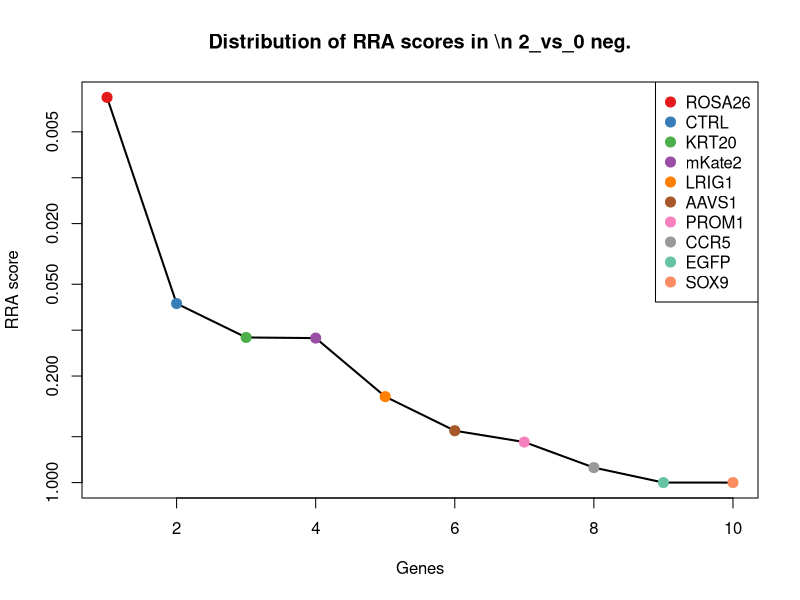
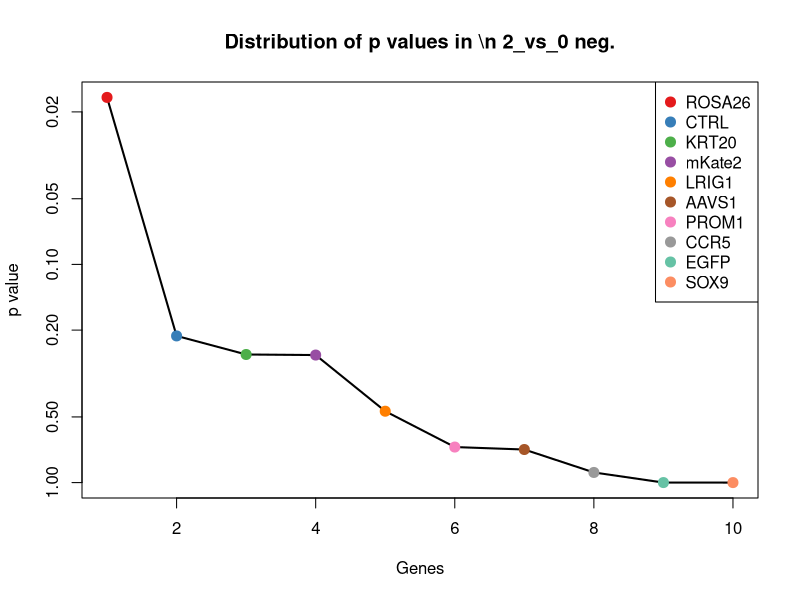
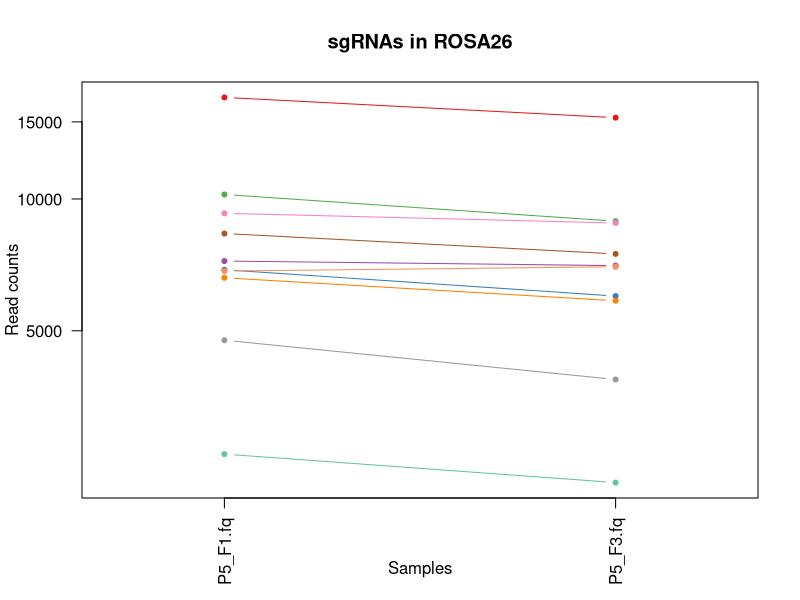
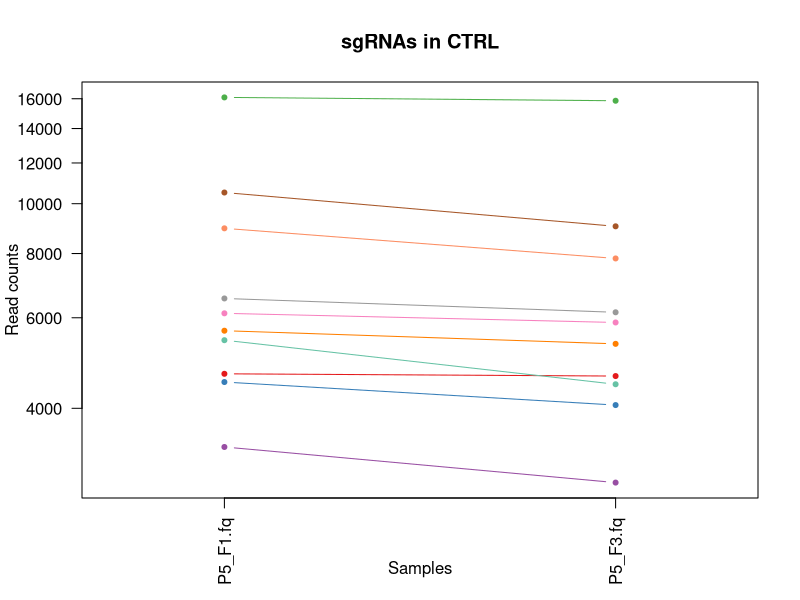
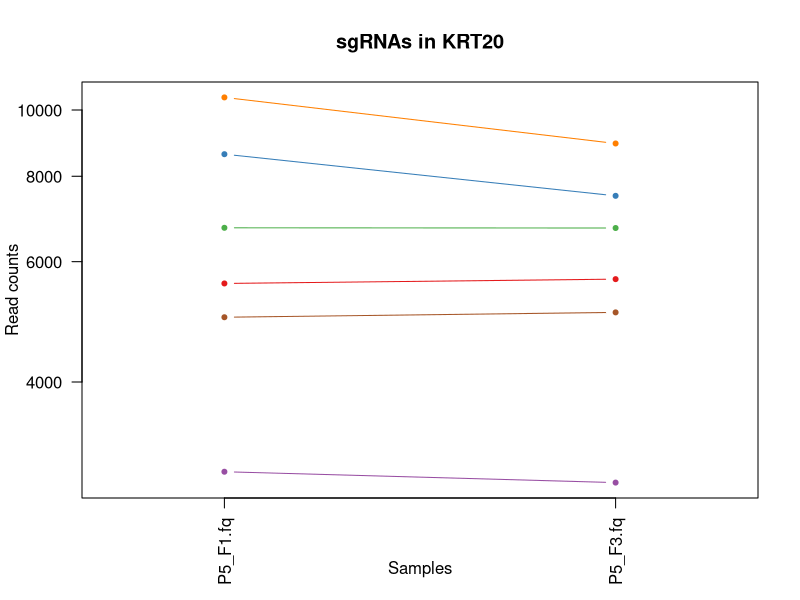
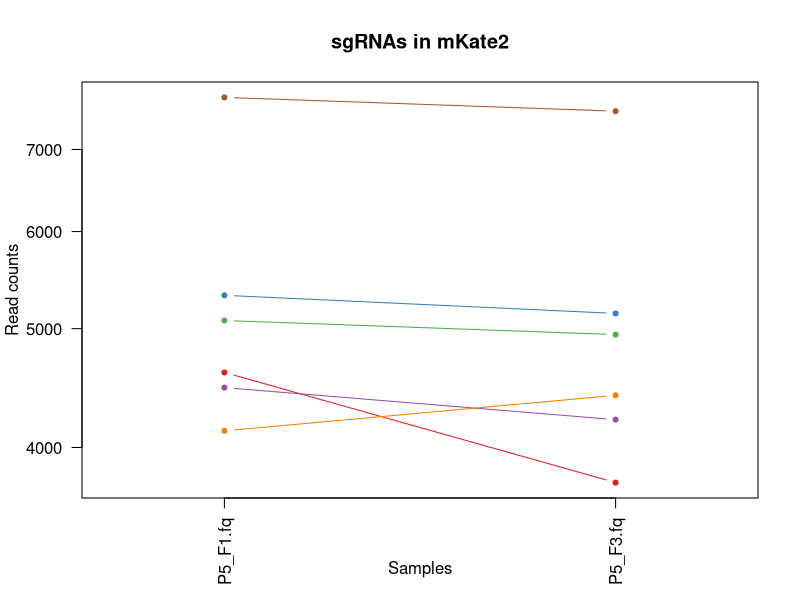
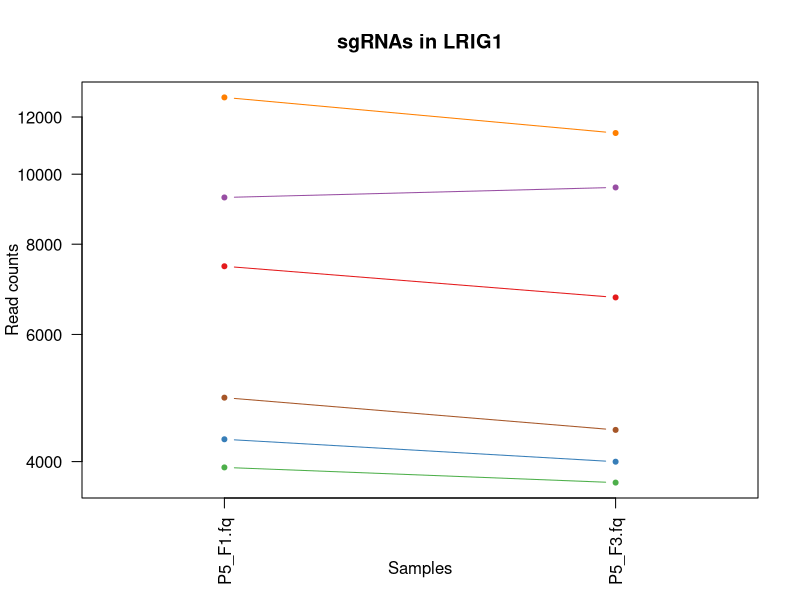
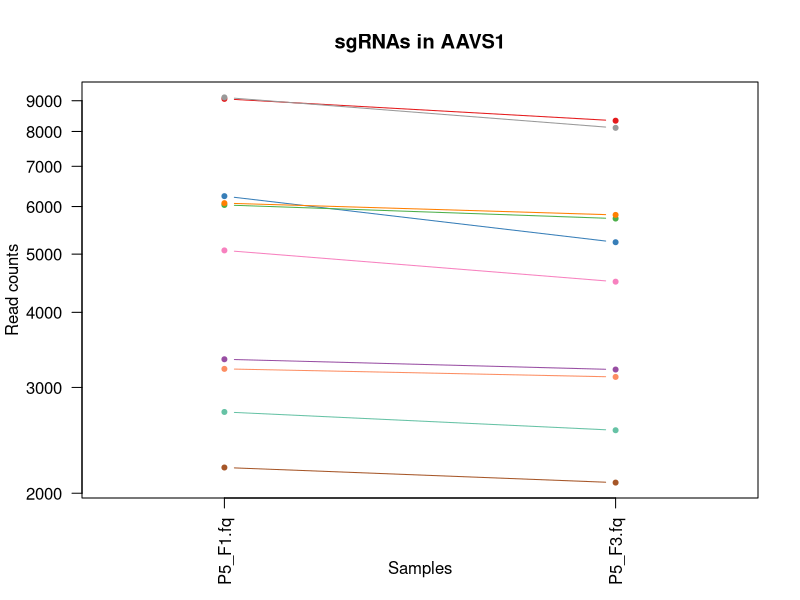

Write R code to recreate these figures, in order. (Note: this script raises an error after producing the figures.)
pdf(file='P5_02_day3.pdf',width=4.5,height=4.5);
gstable=read.table('P5_02_day3.gene_summary.txt',header=T)
# 
#
# parameters
# Do not modify the variables beginning with "__"

# gstablename='__GENE_SUMMARY_FILE__'
startindex=3
# outputfile='__OUTPUT_FILE__'
targetgenelist=c("ROSA26","CTRL","KRT20","mKate2","LRIG1","AAVS1","PROM1","CCR5","EGFP","SOX9")
# samplelabel=sub('.\\w+.\\w+$','',colnames(gstable)[startindex]);
samplelabel='2_vs_0 neg.'


# You need to write some codes in front of this code:
# gstable=read.table(gstablename,header=T)
# pdf(file=outputfile,width=6,height=6)


# set up color using RColorBrewer
#library(RColorBrewer)
#colors <- brewer.pal(length(targetgenelist), "Set1")

colors=c( "#E41A1C", "#377EB8", "#4DAF4A", "#984EA3", "#FF7F00",  "#A65628", "#F781BF",
          "#999999", "#66C2A5", "#FC8D62", "#8DA0CB", "#E78AC3", "#A6D854", "#FFD92F", "#E5C494", "#B3B3B3", 
          "#8DD3C7", "#FFFFB3", "#BEBADA", "#FB8072", "#80B1D3", "#FDB462", "#B3DE69", "#FCCDE5",
          "#D9D9D9", "#BC80BD", "#CCEBC5", "#FFED6F")

######
# function definition

plotrankedvalues<-function(val, tglist, ...){
  
  plot(val,log='y',ylim=c(max(val),min(val)),type='l',lwd=2, ...)
  if(length(tglist)>0){
    for(i in 1:length(tglist)){
      targetgene=tglist[i];
      tx=which(names(val)==targetgene);ty=val[targetgene];
      points(tx,ty,col=colors[(i %% length(colors)) ],cex=2,pch=20)
      # text(tx+50,ty,targetgene,col=colors[i])
    }
    legend('topright',tglist,pch=20,pt.cex = 2,cex=1,col=colors)
  }
}



plotrandvalues<-function(val,targetgenelist, ...){
  # choose the one with the best distance distribution
  
  mindiffvalue=0;
  randval=val;
  for(i in 1:20){
    randval0=sample(val)
    vindex=sort(which(names(randval0) %in% targetgenelist))
    if(max(vindex)>0.9*length(val)){
      # print('pass...')
      next;
    }
    mindiffind=min(diff(vindex));
    if (mindiffind > mindiffvalue){
      mindiffvalue=mindiffind;
      randval=randval0;
      # print(paste('Diff: ',mindiffvalue))
    }
  }
  plot(randval,log='y',ylim=c(max(randval),min(randval)),pch=20,col='grey', ...)
  
  if(length(targetgenelist)>0){
    for(i in 1:length(targetgenelist)){
      targetgene=targetgenelist[i];
      tx=which(names(randval)==targetgene);ty=randval[targetgene];
      points(tx,ty,col=colors[(i %% length(colors)) ],cex=2,pch=20)
      text(tx+50,ty,targetgene,col=colors[i])
    }
  }
  
}




# set.seed(1235)



pvec=gstable[,startindex]
names(pvec)=gstable[,'id']
pvec=sort(pvec);

plotrankedvalues(pvec,targetgenelist,xlab='Genes',ylab='RRA score',main=paste('Distribution of RRA scores in \\n',samplelabel))

# plotrandvalues(pvec,targetgenelist,xlab='Genes',ylab='RRA score',main=paste('Distribution of RRA scores in \\n',samplelabel))


pvec=gstable[,startindex+1]
names(pvec)=gstable[,'id']
pvec=sort(pvec);

plotrankedvalues(pvec,targetgenelist,xlab='Genes',ylab='p value',main=paste('Distribution of p values in \\n',samplelabel))

# plotrandvalues(pvec,targetgenelist,xlab='Genes',ylab='p value',main=paste('Distribution of p values in \\n',samplelabel))



# you need to write after this code:
# dev.off()






# parameters
# Do not modify the variables beginning with "__"
targetmat=list(c(17060.039739047188,15335.64845754878),c(6890.725754915607,5999.486617192187),c(10237.599666876267,8894.303031978077),c(7213.769561746232,7041.760429040188),c(6604.45116187058,5853.754820233573),c(8336.981497149196,7490.6143636727165),c(9273.720991210903,8811.527371305587),c(4756.360440408651,3868.3048184694276),c(2612.365093719752,2248.933090665318),c(6844.326508948064,7000.955525891776))
targetgene="ROSA26"
collabel=c("P5_F1.fq","P5_F3.fq")

# set up color using RColorBrewer
#library(RColorBrewer)
#colors <- brewer.pal(length(targetgenelist), "Set1")

colors=c( "#E41A1C", "#377EB8", "#4DAF4A", "#984EA3", "#FF7F00",  "#A65628", "#F781BF",
          "#999999", "#66C2A5", "#FC8D62", "#8DA0CB", "#E78AC3", "#A6D854", "#FFD92F", "#E5C494", "#B3B3B3", 
          "#8DD3C7", "#FFFFB3", "#BEBADA", "#FB8072", "#80B1D3", "#FDB462", "#B3DE69", "#FCCDE5",
          "#D9D9D9", "#BC80BD", "#CCEBC5", "#FFED6F")


## code

targetmatvec=unlist(targetmat)+1
yrange=range(targetmatvec[targetmatvec>0]);
# yrange[1]=1; # set the minimum value to 1
for(i in 1:length(targetmat)){
  vali=targetmat[[i]]+1;
  if(i==1){
    plot(1:length(vali),vali,type='b',las=1,pch=20,main=paste('sgRNAs in',targetgene),ylab='Read counts',xlab='Samples',xlim=c(0.7,length(vali)+0.3),ylim = yrange,col=colors[(i %% length(colors))],xaxt='n',log='y')
    axis(1,at=1:length(vali),labels=(collabel),las=2)
    # lines(0:100,rep(1,101),col='black');
  }else{
    lines(1:length(vali),vali,type='b',pch=20,col=colors[(i %% length(colors))])
  }
}




# parameters
# Do not modify the variables beginning with "__"
targetmat=list(c(4667.063778357909,4620.280890775872),c(4498.100486438367,4057.1732273277903),c(16094.410148439652,15855.619509097112),c(3362.6321464402035,2866.835909769838),c(5660.7080080401865,5337.281331812248),c(10511.617855326094,9035.371411434016),c(6119.447722889097,5873.574344619945),c(6540.542766481323,6147.550122902137),c(5425.209948318131,4453.563715055218),c(8954.179014264619,7824.048715114023))
targetgene="CTRL"
collabel=c("P5_F1.fq","P5_F3.fq")

# set up color using RColorBrewer
#library(RColorBrewer)
#colors <- brewer.pal(length(targetgenelist), "Set1")

colors=c( "#E41A1C", "#377EB8", "#4DAF4A", "#984EA3", "#FF7F00",  "#A65628", "#F781BF",
          "#999999", "#66C2A5", "#FC8D62", "#8DA0CB", "#E78AC3", "#A6D854", "#FFD92F", "#E5C494", "#B3B3B3", 
          "#8DD3C7", "#FFFFB3", "#BEBADA", "#FB8072", "#80B1D3", "#FDB462", "#B3DE69", "#FCCDE5",
          "#D9D9D9", "#BC80BD", "#CCEBC5", "#FFED6F")


## code

targetmatvec=unlist(targetmat)+1
yrange=range(targetmatvec[targetmatvec>0]);
# yrange[1]=1; # set the minimum value to 1
for(i in 1:length(targetmat)){
  vali=targetmat[[i]]+1;
  if(i==1){
    plot(1:length(vali),vali,type='b',las=1,pch=20,main=paste('sgRNAs in',targetgene),ylab='Read counts',xlab='Samples',xlim=c(0.7,length(vali)+0.3),ylim = yrange,col=colors[(i %% length(colors))],xaxt='n',log='y')
    axis(1,at=1:length(vali),labels=(collabel),las=2)
    # lines(0:100,rep(1,101),col='black');
  }else{
    lines(1:length(vali),vali,type='b',pch=20,col=colors[(i %% length(colors))])
  }
}




# parameters
# Do not modify the variables beginning with "__"
targetmat=list(c(5574.037718402702,5655.559576369859),c(8616.252430425537,7488.282654921379),c(6723.513377938236,6718.818766979901),c(2955.5444223853497,2849.3480941348043),c(10432.82668292838,8932.776226375152),c(4974.349350708992,5056.310427276042))
targetgene="KRT20"
collabel=c("P5_F1.fq","P5_F3.fq")

# set up color using RColorBrewer
#library(RColorBrewer)
#colors <- brewer.pal(length(targetgenelist), "Set1")

colors=c( "#E41A1C", "#377EB8", "#4DAF4A", "#984EA3", "#FF7F00",  "#A65628", "#F781BF",
          "#999999", "#66C2A5", "#FC8D62", "#8DA0CB", "#E78AC3", "#A6D854", "#FFD92F", "#E5C494", "#B3B3B3", 
          "#8DD3C7", "#FFFFB3", "#BEBADA", "#FB8072", "#80B1D3", "#FDB462", "#B3DE69", "#FCCDE5",
          "#D9D9D9", "#BC80BD", "#CCEBC5", "#FFED6F")


## code

targetmatvec=unlist(targetmat)+1
yrange=range(targetmatvec[targetmatvec>0]);
# yrange[1]=1; # set the minimum value to 1
for(i in 1:length(targetmat)){
  vali=targetmat[[i]]+1;
  if(i==1){
    plot(1:length(vali),vali,type='b',las=1,pch=20,main=paste('sgRNAs in',targetgene),ylab='Read counts',xlab='Samples',xlim=c(0.7,length(vali)+0.3),ylim = yrange,col=colors[(i %% length(colors))],xaxt='n',log='y')
    axis(1,at=1:length(vali),labels=(collabel),las=2)
    # lines(0:100,rep(1,101),col='black');
  }else{
    lines(1:length(vali),vali,type='b',pch=20,col=colors[(i %% length(colors))])
  }
}




# parameters
# Do not modify the variables beginning with "__"
targetmat=list(c(4604.030840439737,3743.5584002728547),c(5321.905966730018,5143.74950545121),c(5075.902417354934,4943.222552836159),c(4474.4631347190525,4213.397713667424),c(4126.031061226941,4410.427103155469),c(7718.0330650916,7520.926577440108))
targetgene="mKate2"
collabel=c("P5_F1.fq","P5_F3.fq")

# set up color using RColorBrewer
#library(RColorBrewer)
#colors <- brewer.pal(length(targetgenelist), "Set1")

colors=c( "#E41A1C", "#377EB8", "#4DAF4A", "#984EA3", "#FF7F00",  "#A65628", "#F781BF",
          "#999999", "#66C2A5", "#FC8D62", "#8DA0CB", "#E78AC3", "#A6D854", "#FFD92F", "#E5C494", "#B3B3B3", 
          "#8DD3C7", "#FFFFB3", "#BEBADA", "#FB8072", "#80B1D3", "#FDB462", "#B3DE69", "#FCCDE5",
          "#D9D9D9", "#BC80BD", "#CCEBC5", "#FFED6F")


## code

targetmatvec=unlist(targetmat)+1
yrange=range(targetmatvec[targetmatvec>0]);
# yrange[1]=1; # set the minimum value to 1
for(i in 1:length(targetmat)){
  vali=targetmat[[i]]+1;
  if(i==1){
    plot(1:length(vali),vali,type='b',las=1,pch=20,main=paste('sgRNAs in',targetgene),ylab='Read counts',xlab='Samples',xlim=c(0.7,length(vali)+0.3),ylim = yrange,col=colors[(i %% length(colors))],xaxt='n',log='y')
    axis(1,at=1:length(vali),labels=(collabel),las=2)
    # lines(0:100,rep(1,101),col='black');
  }else{
    lines(1:length(vali),vali,type='b',pch=20,col=colors[(i %% length(colors))])
  }
}




# parameters
# Do not modify the variables beginning with "__"
targetmat=list(c(7455.395823765888,6750.296835122961),c(4294.118895675397,3997.714654168676),c(3925.551300348314,3740.060837145848),c(9284.226480863932,9585.654676749738),c(12772.924503140477,11402.055794041893),c(4903.43729555105,4424.417355663495))
targetgene="LRIG1"
collabel=c("P5_F1.fq","P5_F3.fq")

# set up color using RColorBrewer
#library(RColorBrewer)
#colors <- brewer.pal(length(targetgenelist), "Set1")

colors=c( "#E41A1C", "#377EB8", "#4DAF4A", "#984EA3", "#FF7F00",  "#A65628", "#F781BF",
          "#999999", "#66C2A5", "#FC8D62", "#8DA0CB", "#E78AC3", "#A6D854", "#FFD92F", "#E5C494", "#B3B3B3", 
          "#8DD3C7", "#FFFFB3", "#BEBADA", "#FB8072", "#80B1D3", "#FDB462", "#B3DE69", "#FCCDE5",
          "#D9D9D9", "#BC80BD", "#CCEBC5", "#FFED6F")


## code

targetmatvec=unlist(targetmat)+1
yrange=range(targetmatvec[targetmatvec>0]);
# yrange[1]=1; # set the minimum value to 1
for(i in 1:length(targetmat)){
  vali=targetmat[[i]]+1;
  if(i==1){
    plot(1:length(vali),vali,type='b',las=1,pch=20,main=paste('sgRNAs in',targetgene),ylab='Read counts',xlab='Samples',xlim=c(0.7,length(vali)+0.3),ylim = yrange,col=colors[(i %% length(colors))],xaxt='n',log='y')
    axis(1,at=1:length(vali),labels=(collabel),las=2)
    # lines(0:100,rep(1,101),col='black');
  }else{
    lines(1:length(vali),vali,type='b',pch=20,col=colors[(i %% length(colors))])
  }
}




# parameters
# Do not modify the variables beginning with "__"
targetmat=list(c(9062.735740679247,8335.858786032673),c(6242.887226312182,5232.354438002047),c(6035.40380566487,5729.008402037),c(3340.745709663061,3211.928804967834),c(6077.4257642769835,5809.452353958155),c(2206.152827135984,2082.2159149446647),c(5070.64967252842,4497.866181330636),c(9114.387731473304,8110.848891528574),c(2729.676394845237,2545.06010208522),c(3219.9325786532336,3122.1580180413284))
targetgene="AAVS1"
collabel=c("P5_F1.fq","P5_F3.fq")

# set up color using RColorBrewer
#library(RColorBrewer)
#colors <- brewer.pal(length(targetgenelist), "Set1")

colors=c( "#E41A1C", "#377EB8", "#4DAF4A", "#984EA3", "#FF7F00",  "#A65628", "#F781BF",
          "#999999", "#66C2A5", "#FC8D62", "#8DA0CB", "#E78AC3", "#A6D854", "#FFD92F", "#E5C494", "#B3B3B3", 
          "#8DD3C7", "#FFFFB3", "#BEBADA", "#FB8072", "#80B1D3", "#FDB462", "#B3DE69", "#FCCDE5",
          "#D9D9D9", "#BC80BD", "#CCEBC5", "#FFED6F")


## code

targetmatvec=unlist(targetmat)+1
yrange=range(targetmatvec[targetmatvec>0]);
# yrange[1]=1; # set the minimum value to 1
for(i in 1:length(targetmat)){
  vali=targetmat[[i]]+1;
  if(i==1){
    plot(1:length(vali),vali,type='b',las=1,pch=20,main=paste('sgRNAs in',targetgene),ylab='Read counts',xlab='Samples',xlim=c(0.7,length(vali)+0.3),ylim = yrange,col=colors[(i %% length(colors))],xaxt='n',log='y')
    axis(1,at=1:length(vali),labels=(collabel),las=2)
    # lines(0:100,rep(1,101),col='black');
  }else{
    lines(1:length(vali),vali,type='b',pch=20,col=colors[(i %% length(colors))])
  }
}




# parameters
# Do not modify the variables beginning with "__"
targetmat=list(c(6228.879906774811,6245.481890458325),c(8615.376972954451,8186.629425947052),c(6825.0664445841785,6320.096570501136),c(9967.083308310783,8782.381011913863),c(6106.315860822812,5980.832947181484),c(14791.729431464119,13569.379078410388))
targetgene="PROM1"
collabel=c("P5_F1.fq","P5_F3.fq")

# set up color using RColorBrewer
#library(RColorBrewer)
#colors <- brewer.pal(length(targetgenelist), "Set1")

colors=c( "#E41A1C", "#377EB8", "#4DAF4A", "#984EA3", "#FF7F00",  "#A65628", "#F781BF",
          "#999999", "#66C2A5", "#FC8D62", "#8DA0CB", "#E78AC3", "#A6D854", "#FFD92F", "#E5C494", "#B3B3B3", 
          "#8DD3C7", "#FFFFB3", "#BEBADA", "#FB8072", "#80B1D3", "#FDB462", "#B3DE69", "#FCCDE5",
          "#D9D9D9", "#BC80BD", "#CCEBC5", "#FFED6F")


## code

targetmatvec=unlist(targetmat)+1
yrange=range(targetmatvec[targetmatvec>0]);
# yrange[1]=1; # set the minimum value to 1
for(i in 1:length(targetmat)){
  vali=targetmat[[i]]+1;
  if(i==1){
    plot(1:length(vali),vali,type='b',las=1,pch=20,main=paste('sgRNAs in',targetgene),ylab='Read counts',xlab='Samples',xlim=c(0.7,length(vali)+0.3),ylim = yrange,col=colors[(i %% length(colors))],xaxt='n',log='y')
    axis(1,at=1:length(vali),labels=(collabel),las=2)
    # lines(0:100,rep(1,101),col='black');
  }else{
    lines(1:length(vali),vali,type='b',pch=20,col=colors[(i %% length(colors))])
  }
}




# parameters
# Do not modify the variables beginning with "__"
targetmat=list(c(5191.4628035382475,4823.139552142261),c(7902.754591490684,7330.892314206077),c(4386.041930139396,4067.6659167088105),c(3942.1849922989422,3791.3584296752797),c(5006.741277139163,4458.227132557894),c(5879.572375811614,5143.74950545121),c(11467.617413751686,11295.963045856022),c(7472.904973187602,7455.638732402649),c(3634.0239624767732,3307.5288637726844),c(6069.546647037212,5573.949770073036))
targetgene="CCR5"
collabel=c("P5_F1.fq","P5_F3.fq")

# set up color using RColorBrewer
#library(RColorBrewer)
#colors <- brewer.pal(length(targetgenelist), "Set1")

colors=c( "#E41A1C", "#377EB8", "#4DAF4A", "#984EA3", "#FF7F00",  "#A65628", "#F781BF",
          "#999999", "#66C2A5", "#FC8D62", "#8DA0CB", "#E78AC3", "#A6D854", "#FFD92F", "#E5C494", "#B3B3B3", 
          "#8DD3C7", "#FFFFB3", "#BEBADA", "#FB8072", "#80B1D3", "#FDB462", "#B3DE69", "#FCCDE5",
          "#D9D9D9", "#BC80BD", "#CCEBC5", "#FFED6F")


## code

targetmatvec=unlist(targetmat)+1
yrange=range(targetmatvec[targetmatvec>0]);
# yrange[1]=1; # set the minimum value to 1
for(i in 1:length(targetmat)){
  vali=targetmat[[i]]+1;
  if(i==1){
    plot(1:length(vali),vali,type='b',las=1,pch=20,main=paste('sgRNAs in',targetgene),ylab='Read counts',xlab='Samples',xlim=c(0.7,length(vali)+0.3),ylim = yrange,col=colors[(i %% length(colors))],xaxt='n',log='y')
    axis(1,at=1:length(vali),labels=(collabel),las=2)
    # lines(0:100,rep(1,101),col='black');
  }else{
    lines(1:length(vali),vali,type='b',pch=20,col=colors[(i %% length(colors))])
  }
}




# parameters
# Do not modify the variables beginning with "__"
targetmat=list(c(4230.21050028614,12853.54449174968),c(6693.747823921322,12000.139088760041),c(3949.188652067628,5691.701062015595),c(4688.950215135051,6522.955231867525),c(6168.473341269897,11151.397103273079),c(8940.171694727249,8910.624993237443))
targetgene="EGFP"
collabel=c("P5_F1.fq","P5_F3.fq")

# set up color using RColorBrewer
#library(RColorBrewer)
#colors <- brewer.pal(length(targetgenelist), "Set1")

colors=c( "#E41A1C", "#377EB8", "#4DAF4A", "#984EA3", "#FF7F00",  "#A65628", "#F781BF",
          "#999999", "#66C2A5", "#FC8D62", "#8DA0CB", "#E78AC3", "#A6D854", "#FFD92F", "#E5C494", "#B3B3B3", 
          "#8DD3C7", "#FFFFB3", "#BEBADA", "#FB8072", "#80B1D3", "#FDB462", "#B3DE69", "#FCCDE5",
          "#D9D9D9", "#BC80BD", "#CCEBC5", "#FFED6F")


## code

targetmatvec=unlist(targetmat)+1
yrange=range(targetmatvec[targetmatvec>0]);
# yrange[1]=1; # set the minimum value to 1
for(i in 1:length(targetmat)){
  vali=targetmat[[i]]+1;
  if(i==1){
    plot(1:length(vali),vali,type='b',las=1,pch=20,main=paste('sgRNAs in',targetgene),ylab='Read counts',xlab='Samples',xlim=c(0.7,length(vali)+0.3),ylim = yrange,col=colors[(i %% length(colors))],xaxt='n',log='y')
    axis(1,at=1:length(vali),labels=(collabel),las=2)
    # lines(0:100,rep(1,101),col='black');
  }else{
    lines(1:length(vali),vali,type='b',pch=20,col=colors[(i %% length(colors))])
  }
}




# parameters
# Do not modify the variables beginning with "__"
targetmat=list(c(4693.32750249048,6475.1552024651),c(3726.822454411858,5702.193751396616),c(4540.997902521566,6250.145307961001),c(2445.152716742382,3213.094659343503),c(5806.033948240414,6990.462836510756),c(8278.325846586453,9681.254735554588))
targetgene="SOX9"
collabel=c("P5_F1.fq","P5_F3.fq")

# set up color using RColorBrewer
#library(RColorBrewer)
#colors <- brewer.pal(length(targetgenelist), "Set1")

colors=c( "#E41A1C", "#377EB8", "#4DAF4A", "#984EA3", "#FF7F00",  "#A65628", "#F781BF",
          "#999999", "#66C2A5", "#FC8D62", "#8DA0CB", "#E78AC3", "#A6D854", "#FFD92F", "#E5C494", "#B3B3B3", 
          "#8DD3C7", "#FFFFB3", "#BEBADA", "#FB8072", "#80B1D3", "#FDB462", "#B3DE69", "#FCCDE5",
          "#D9D9D9", "#BC80BD", "#CCEBC5", "#FFED6F")


## code

targetmatvec=unlist(targetmat)+1
yrange=range(targetmatvec[targetmatvec>0]);
# yrange[1]=1; # set the minimum value to 1
for(i in 1:length(targetmat)){
  vali=targetmat[[i]]+1;
  if(i==1){
    plot(1:length(vali),vali,type='b',las=1,pch=20,main=paste('sgRNAs in',targetgene),ylab='Read counts',xlab='Samples',xlim=c(0.7,length(vali)+0.3),ylim = yrange,col=colors[(i %% length(colors))],xaxt='n',log='y')
    axis(1,at=1:length(vali),labels=(collabel),las=2)
    # lines(0:100,rep(1,101),col='black');
  }else{
    lines(1:length(vali),vali,type='b',pch=20,col=colors[(i %% length(colors))])
  }
}



# 
#
# parameters
# Do not modify the variables beginning with "__"

# gstablename='__GENE_SUMMARY_FILE__'
startindex=9
# outputfile='__OUTPUT_FILE__'
targetgenelist=c("SOX9","EGFP","mKate2","LRIG1","KRT20","PROM1","ROSA26","CCR5","CTRL","AAVS1")
# samplelabel=sub('.\\w+.\\w+$','',colnames(gstable)[startindex]);
samplelabel='2_vs_0 pos.'


# You need to write some codes in front of this code:
# gstable=read.table(gstablename,header=T)
# pdf(file=outputfile,width=6,height=6)


# set up color using RColorBrewer
#library(RColorBrewer)
#colors <- brewer.pal(length(targetgenelist), "Set1")

colors=c( "#E41A1C", "#377EB8", "#4DAF4A", "#984EA3", "#FF7F00",  "#A65628", "#F781BF",
          "#999999", "#66C2A5", "#FC8D62", "#8DA0CB", "#E78AC3", "#A6D854", "#FFD92F", "#E5C494", "#B3B3B3", 
          "#8DD3C7", "#FFFFB3", "#BEBADA", "#FB8072", "#80B1D3", "#FDB462", "#B3DE69", "#FCCDE5",
          "#D9D9D9", "#BC80BD", "#CCEBC5", "#FFED6F")

######
# function definition

plotrankedvalues<-function(val, tglist, ...){
  
  plot(val,log='y',ylim=c(max(val),min(val)),type='l',lwd=2, ...)
  if(length(tglist)>0){
    for(i in 1:length(tglist)){
      targetgene=tglist[i];
      tx=which(names(val)==targetgene);ty=val[targetgene];
      points(tx,ty,col=colors[(i %% length(colors)) ],cex=2,pch=20)
      # text(tx+50,ty,targetgene,col=colors[i])
    }
    legend('topright',tglist,pch=20,pt.cex = 2,cex=1,col=colors)
  }
}



plotrandvalues<-function(val,targetgenelist, ...){
  # choose the one with the best distance distribution
  
  mindiffvalue=0;
  randval=val;
  for(i in 1:20){
    randval0=sample(val)
    vindex=sort(which(names(randval0) %in% targetgenelist))
    if(max(vindex)>0.9*length(val)){
      # print('pass...')
      next;
    }
    mindiffind=min(diff(vindex));
    if (mindiffind > mindiffvalue){
      mindiffvalue=mindiffind;
      randval=randval0;
      # print(paste('Diff: ',mindiffvalue))
    }
  }
  plot(randval,log='y',ylim=c(max(randval),min(randval)),pch=20,col='grey', ...)
  
  if(length(targetgenelist)>0){
    for(i in 1:length(targetgenelist)){
      targetgene=targetgenelist[i];
      tx=which(names(randval)==targetgene);ty=randval[targetgene];
      points(tx,ty,col=colors[(i %% length(colors)) ],cex=2,pch=20)
      text(tx+50,ty,targetgene,col=colors[i])
    }
  }
  
}




# set.seed(1235)



pvec=gstable[,startindex]
names(pvec)=gstable[,'id']
pvec=sort(pvec);

plotrankedvalues(pvec,targetgenelist,xlab='Genes',ylab='RRA score',main=paste('Distribution of RRA scores in \\n',samplelabel))

# plotrandvalues(pvec,targetgenelist,xlab='Genes',ylab='RRA score',main=paste('Distribution of RRA scores in \\n',samplelabel))


pvec=gstable[,startindex+1]
names(pvec)=gstable[,'id']
pvec=sort(pvec);

plotrankedvalues(pvec,targetgenelist,xlab='Genes',ylab='p value',main=paste('Distribution of p values in \\n',samplelabel))

# plotrandvalues(pvec,targetgenelist,xlab='Genes',ylab='p value',main=paste('Distribution of p values in \\n',samplelabel))



# you need to write after this code:
# dev.off()






# parameters
# Do not modify the variables beginning with "__"
targetmat=list(c(4693.32750249048,6475.1552024651),c(3726.822454411858,5702.193751396616),c(4540.997902521566,6250.145307961001),c(2445.152716742382,3213.094659343503),c(5806.033948240414,6990.462836510756),c(8278.325846586453,9681.254735554588))
targetgene="SOX9"
collabel=c("P5_F1.fq","P5_F3.fq")

# set up color using RColorBrewer
#library(RColorBrewer)
#colors <- brewer.pal(length(targetgenelist), "Set1")

colors=c( "#E41A1C", "#377EB8", "#4DAF4A", "#984EA3", "#FF7F00",  "#A65628", "#F781BF",
          "#999999", "#66C2A5", "#FC8D62", "#8DA0CB", "#E78AC3", "#A6D854", "#FFD92F", "#E5C494", "#B3B3B3", 
          "#8DD3C7", "#FFFFB3", "#BEBADA", "#FB8072", "#80B1D3", "#FDB462", "#B3DE69", "#FCCDE5",
          "#D9D9D9", "#BC80BD", "#CCEBC5", "#FFED6F")


## code

targetmatvec=unlist(targetmat)+1
yrange=range(targetmatvec[targetmatvec>0]);
# yrange[1]=1; # set the minimum value to 1
for(i in 1:length(targetmat)){
  vali=targetmat[[i]]+1;
  if(i==1){
    plot(1:length(vali),vali,type='b',las=1,pch=20,main=paste('sgRNAs in',targetgene),ylab='Read counts',xlab='Samples',xlim=c(0.7,length(vali)+0.3),ylim = yrange,col=colors[(i %% length(colors))],xaxt='n',log='y')
    axis(1,at=1:length(vali),labels=(collabel),las=2)
    # lines(0:100,rep(1,101),col='black');
  }else{
    lines(1:length(vali),vali,type='b',pch=20,col=colors[(i %% length(colors))])
  }
}




# parameters
# Do not modify the variables beginning with "__"
targetmat=list(c(4230.21050028614,12853.54449174968),c(6693.747823921322,12000.139088760041),c(3949.188652067628,5691.701062015595),c(4688.950215135051,6522.955231867525),c(6168.473341269897,11151.397103273079),c(8940.171694727249,8910.624993237443))
targetgene="EGFP"
collabel=c("P5_F1.fq","P5_F3.fq")

# set up color using RColorBrewer
#library(RColorBrewer)
#colors <- brewer.pal(length(targetgenelist), "Set1")

colors=c( "#E41A1C", "#377EB8", "#4DAF4A", "#984EA3", "#FF7F00",  "#A65628", "#F781BF",
          "#999999", "#66C2A5", "#FC8D62", "#8DA0CB", "#E78AC3", "#A6D854", "#FFD92F", "#E5C494", "#B3B3B3", 
          "#8DD3C7", "#FFFFB3", "#BEBADA", "#FB8072", "#80B1D3", "#FDB462", "#B3DE69", "#FCCDE5",
          "#D9D9D9", "#BC80BD", "#CCEBC5", "#FFED6F")


## code

targetmatvec=unlist(targetmat)+1
yrange=range(targetmatvec[targetmatvec>0]);
# yrange[1]=1; # set the minimum value to 1
for(i in 1:length(targetmat)){
  vali=targetmat[[i]]+1;
  if(i==1){
    plot(1:length(vali),vali,type='b',las=1,pch=20,main=paste('sgRNAs in',targetgene),ylab='Read counts',xlab='Samples',xlim=c(0.7,length(vali)+0.3),ylim = yrange,col=colors[(i %% length(colors))],xaxt='n',log='y')
    axis(1,at=1:length(vali),labels=(collabel),las=2)
    # lines(0:100,rep(1,101),col='black');
  }else{
    lines(1:length(vali),vali,type='b',pch=20,col=colors[(i %% length(colors))])
  }
}




# parameters
# Do not modify the variables beginning with "__"
targetmat=list(c(4604.030840439737,3743.5584002728547),c(5321.905966730018,5143.74950545121),c(5075.902417354934,4943.222552836159),c(4474.4631347190525,4213.397713667424),c(4126.031061226941,4410.427103155469),c(7718.0330650916,7520.926577440108))
targetgene="mKate2"
collabel=c("P5_F1.fq","P5_F3.fq")

# set up color using RColorBrewer
#library(RColorBrewer)
#colors <- brewer.pal(length(targetgenelist), "Set1")

colors=c( "#E41A1C", "#377EB8", "#4DAF4A", "#984EA3", "#FF7F00",  "#A65628", "#F781BF",
          "#999999", "#66C2A5", "#FC8D62", "#8DA0CB", "#E78AC3", "#A6D854", "#FFD92F", "#E5C494", "#B3B3B3", 
          "#8DD3C7", "#FFFFB3", "#BEBADA", "#FB8072", "#80B1D3", "#FDB462", "#B3DE69", "#FCCDE5",
          "#D9D9D9", "#BC80BD", "#CCEBC5", "#FFED6F")


## code

targetmatvec=unlist(targetmat)+1
yrange=range(targetmatvec[targetmatvec>0]);
# yrange[1]=1; # set the minimum value to 1
for(i in 1:length(targetmat)){
  vali=targetmat[[i]]+1;
  if(i==1){
    plot(1:length(vali),vali,type='b',las=1,pch=20,main=paste('sgRNAs in',targetgene),ylab='Read counts',xlab='Samples',xlim=c(0.7,length(vali)+0.3),ylim = yrange,col=colors[(i %% length(colors))],xaxt='n',log='y')
    axis(1,at=1:length(vali),labels=(collabel),las=2)
    # lines(0:100,rep(1,101),col='black');
  }else{
    lines(1:length(vali),vali,type='b',pch=20,col=colors[(i %% length(colors))])
  }
}




# parameters
# Do not modify the variables beginning with "__"
targetmat=list(c(7455.395823765888,6750.296835122961),c(4294.118895675397,3997.714654168676),c(3925.551300348314,3740.060837145848),c(9284.226480863932,9585.654676749738),c(12772.924503140477,11402.055794041893),c(4903.43729555105,4424.417355663495))
targetgene="LRIG1"
collabel=c("P5_F1.fq","P5_F3.fq")

# set up color using RColorBrewer
#library(RColorBrewer)
#colors <- brewer.pal(length(targetgenelist), "Set1")

colors=c( "#E41A1C", "#377EB8", "#4DAF4A", "#984EA3", "#FF7F00",  "#A65628", "#F781BF",
          "#999999", "#66C2A5", "#FC8D62", "#8DA0CB", "#E78AC3", "#A6D854", "#FFD92F", "#E5C494", "#B3B3B3", 
          "#8DD3C7", "#FFFFB3", "#BEBADA", "#FB8072", "#80B1D3", "#FDB462", "#B3DE69", "#FCCDE5",
          "#D9D9D9", "#BC80BD", "#CCEBC5", "#FFED6F")


## code

targetmatvec=unlist(targetmat)+1
yrange=range(targetmatvec[targetmatvec>0]);
# yrange[1]=1; # set the minimum value to 1
for(i in 1:length(targetmat)){
  vali=targetmat[[i]]+1;
  if(i==1){
    plot(1:length(vali),vali,type='b',las=1,pch=20,main=paste('sgRNAs in',targetgene),ylab='Read counts',xlab='Samples',xlim=c(0.7,length(vali)+0.3),ylim = yrange,col=colors[(i %% length(colors))],xaxt='n',log='y')
    axis(1,at=1:length(vali),labels=(collabel),las=2)
    # lines(0:100,rep(1,101),col='black');
  }else{
    lines(1:length(vali),vali,type='b',pch=20,col=colors[(i %% length(colors))])
  }
}




# parameters
# Do not modify the variables beginning with "__"
targetmat=list(c(5574.037718402702,5655.559576369859),c(8616.252430425537,7488.282654921379),c(6723.513377938236,6718.818766979901),c(2955.5444223853497,2849.3480941348043),c(10432.82668292838,8932.776226375152),c(4974.349350708992,5056.310427276042))
targetgene="KRT20"
collabel=c("P5_F1.fq","P5_F3.fq")

# set up color using RColorBrewer
#library(RColorBrewer)
#colors <- brewer.pal(length(targetgenelist), "Set1")

colors=c( "#E41A1C", "#377EB8", "#4DAF4A", "#984EA3", "#FF7F00",  "#A65628", "#F781BF",
          "#999999", "#66C2A5", "#FC8D62", "#8DA0CB", "#E78AC3", "#A6D854", "#FFD92F", "#E5C494", "#B3B3B3", 
          "#8DD3C7", "#FFFFB3", "#BEBADA", "#FB8072", "#80B1D3", "#FDB462", "#B3DE69", "#FCCDE5",
          "#D9D9D9", "#BC80BD", "#CCEBC5", "#FFED6F")


## code

targetmatvec=unlist(targetmat)+1
yrange=range(targetmatvec[targetmatvec>0]);
# yrange[1]=1; # set the minimum value to 1
for(i in 1:length(targetmat)){
  vali=targetmat[[i]]+1;
  if(i==1){
    plot(1:length(vali),vali,type='b',las=1,pch=20,main=paste('sgRNAs in',targetgene),ylab='Read counts',xlab='Samples',xlim=c(0.7,length(vali)+0.3),ylim = yrange,col=colors[(i %% length(colors))],xaxt='n',log='y')
    axis(1,at=1:length(vali),labels=(collabel),las=2)
    # lines(0:100,rep(1,101),col='black');
  }else{
    lines(1:length(vali),vali,type='b',pch=20,col=colors[(i %% length(colors))])
  }
}




# parameters
# Do not modify the variables beginning with "__"
targetmat=list(c(6228.879906774811,6245.481890458325),c(8615.376972954451,8186.629425947052),c(6825.0664445841785,6320.096570501136),c(9967.083308310783,8782.381011913863),c(6106.315860822812,5980.832947181484),c(14791.729431464119,13569.379078410388))
targetgene="PROM1"
collabel=c("P5_F1.fq","P5_F3.fq")

# set up color using RColorBrewer
#library(RColorBrewer)
#colors <- brewer.pal(length(targetgenelist), "Set1")

colors=c( "#E41A1C", "#377EB8", "#4DAF4A", "#984EA3", "#FF7F00",  "#A65628", "#F781BF",
          "#999999", "#66C2A5", "#FC8D62", "#8DA0CB", "#E78AC3", "#A6D854", "#FFD92F", "#E5C494", "#B3B3B3", 
          "#8DD3C7", "#FFFFB3", "#BEBADA", "#FB8072", "#80B1D3", "#FDB462", "#B3DE69", "#FCCDE5",
          "#D9D9D9", "#BC80BD", "#CCEBC5", "#FFED6F")


## code

targetmatvec=unlist(targetmat)+1
yrange=range(targetmatvec[targetmatvec>0]);
# yrange[1]=1; # set the minimum value to 1
for(i in 1:length(targetmat)){
  vali=targetmat[[i]]+1;
  if(i==1){
    plot(1:length(vali),vali,type='b',las=1,pch=20,main=paste('sgRNAs in',targetgene),ylab='Read counts',xlab='Samples',xlim=c(0.7,length(vali)+0.3),ylim = yrange,col=colors[(i %% length(colors))],xaxt='n',log='y')
    axis(1,at=1:length(vali),labels=(collabel),las=2)
    # lines(0:100,rep(1,101),col='black');
  }else{
    lines(1:length(vali),vali,type='b',pch=20,col=colors[(i %% length(colors))])
  }
}




# parameters
# Do not modify the variables beginning with "__"
targetmat=list(c(17060.039739047188,15335.64845754878),c(6890.725754915607,5999.486617192187),c(10237.599666876267,8894.303031978077),c(7213.769561746232,7041.760429040188),c(6604.45116187058,5853.754820233573),c(8336.981497149196,7490.6143636727165),c(9273.720991210903,8811.527371305587),c(4756.360440408651,3868.3048184694276),c(2612.365093719752,2248.933090665318),c(6844.326508948064,7000.955525891776))
targetgene="ROSA26"
collabel=c("P5_F1.fq","P5_F3.fq")

# set up color using RColorBrewer
#library(RColorBrewer)
#colors <- brewer.pal(length(targetgenelist), "Set1")

colors=c( "#E41A1C", "#377EB8", "#4DAF4A", "#984EA3", "#FF7F00",  "#A65628", "#F781BF",
          "#999999", "#66C2A5", "#FC8D62", "#8DA0CB", "#E78AC3", "#A6D854", "#FFD92F", "#E5C494", "#B3B3B3", 
          "#8DD3C7", "#FFFFB3", "#BEBADA", "#FB8072", "#80B1D3", "#FDB462", "#B3DE69", "#FCCDE5",
          "#D9D9D9", "#BC80BD", "#CCEBC5", "#FFED6F")


## code

targetmatvec=unlist(targetmat)+1
yrange=range(targetmatvec[targetmatvec>0]);
# yrange[1]=1; # set the minimum value to 1
for(i in 1:length(targetmat)){
  vali=targetmat[[i]]+1;
  if(i==1){
    plot(1:length(vali),vali,type='b',las=1,pch=20,main=paste('sgRNAs in',targetgene),ylab='Read counts',xlab='Samples',xlim=c(0.7,length(vali)+0.3),ylim = yrange,col=colors[(i %% length(colors))],xaxt='n',log='y')
    axis(1,at=1:length(vali),labels=(collabel),las=2)
    # lines(0:100,rep(1,101),col='black');
  }else{
    lines(1:length(vali),vali,type='b',pch=20,col=colors[(i %% length(colors))])
  }
}




# parameters
# Do not modify the variables beginning with "__"
targetmat=list(c(5191.4628035382475,4823.139552142261),c(7902.754591490684,7330.892314206077),c(4386.041930139396,4067.6659167088105),c(3942.1849922989422,3791.3584296752797),c(5006.741277139163,4458.227132557894),c(5879.572375811614,5143.74950545121),c(11467.617413751686,11295.963045856022),c(7472.904973187602,7455.638732402649),c(3634.0239624767732,3307.5288637726844),c(6069.546647037212,5573.949770073036))
targetgene="CCR5"
collabel=c("P5_F1.fq","P5_F3.fq")

# set up color using RColorBrewer
#library(RColorBrewer)
#colors <- brewer.pal(length(targetgenelist), "Set1")

colors=c( "#E41A1C", "#377EB8", "#4DAF4A", "#984EA3", "#FF7F00",  "#A65628", "#F781BF",
          "#999999", "#66C2A5", "#FC8D62", "#8DA0CB", "#E78AC3", "#A6D854", "#FFD92F", "#E5C494", "#B3B3B3", 
          "#8DD3C7", "#FFFFB3", "#BEBADA", "#FB8072", "#80B1D3", "#FDB462", "#B3DE69", "#FCCDE5",
          "#D9D9D9", "#BC80BD", "#CCEBC5", "#FFED6F")


## code

targetmatvec=unlist(targetmat)+1
yrange=range(targetmatvec[targetmatvec>0]);
# yrange[1]=1; # set the minimum value to 1
for(i in 1:length(targetmat)){
  vali=targetmat[[i]]+1;
  if(i==1){
    plot(1:length(vali),vali,type='b',las=1,pch=20,main=paste('sgRNAs in',targetgene),ylab='Read counts',xlab='Samples',xlim=c(0.7,length(vali)+0.3),ylim = yrange,col=colors[(i %% length(colors))],xaxt='n',log='y')
    axis(1,at=1:length(vali),labels=(collabel),las=2)
    # lines(0:100,rep(1,101),col='black');
  }else{
    lines(1:length(vali),vali,type='b',pch=20,col=colors[(i %% length(colors))])
  }
}




# parameters
# Do not modify the variables beginning with "__"
targetmat=list(c(4667.063778357909,4620.280890775872),c(4498.100486438367,4057.1732273277903),c(16094.410148439652,15855.619509097112),c(3362.6321464402035,2866.835909769838),c(5660.7080080401865,5337.281331812248),c(10511.617855326094,9035.371411434016),c(6119.447722889097,5873.574344619945),c(6540.542766481323,6147.550122902137),c(5425.209948318131,4453.563715055218),c(8954.179014264619,7824.048715114023))
targetgene="CTRL"
collabel=c("P5_F1.fq","P5_F3.fq")

# set up color using RColorBrewer
#library(RColorBrewer)
#colors <- brewer.pal(length(targetgenelist), "Set1")

colors=c( "#E41A1C", "#377EB8", "#4DAF4A", "#984EA3", "#FF7F00",  "#A65628", "#F781BF",
          "#999999", "#66C2A5", "#FC8D62", "#8DA0CB", "#E78AC3", "#A6D854", "#FFD92F", "#E5C494", "#B3B3B3", 
          "#8DD3C7", "#FFFFB3", "#BEBADA", "#FB8072", "#80B1D3", "#FDB462", "#B3DE69", "#FCCDE5",
          "#D9D9D9", "#BC80BD", "#CCEBC5", "#FFED6F")


## code

targetmatvec=unlist(targetmat)+1
yrange=range(targetmatvec[targetmatvec>0]);
# yrange[1]=1; # set the minimum value to 1
for(i in 1:length(targetmat)){
  vali=targetmat[[i]]+1;
  if(i==1){
    plot(1:length(vali),vali,type='b',las=1,pch=20,main=paste('sgRNAs in',targetgene),ylab='Read counts',xlab='Samples',xlim=c(0.7,length(vali)+0.3),ylim = yrange,col=colors[(i %% length(colors))],xaxt='n',log='y')
    axis(1,at=1:length(vali),labels=(collabel),las=2)
    # lines(0:100,rep(1,101),col='black');
  }else{
    lines(1:length(vali),vali,type='b',pch=20,col=colors[(i %% length(colors))])
  }
}




# parameters
# Do not modify the variables beginning with "__"
targetmat=list(c(9062.735740679247,8335.858786032673),c(6242.887226312182,5232.354438002047),c(6035.40380566487,5729.008402037),c(3340.745709663061,3211.928804967834),c(6077.4257642769835,5809.452353958155),c(2206.152827135984,2082.2159149446647),c(5070.64967252842,4497.866181330636),c(9114.387731473304,8110.848891528574),c(2729.676394845237,2545.06010208522),c(3219.9325786532336,3122.1580180413284))
targetgene="AAVS1"
collabel=c("P5_F1.fq","P5_F3.fq")

# set up color using RColorBrewer
#library(RColorBrewer)
#colors <- brewer.pal(length(targetgenelist), "Set1")

colors=c( "#E41A1C", "#377EB8", "#4DAF4A", "#984EA3", "#FF7F00",  "#A65628", "#F781BF",
          "#999999", "#66C2A5", "#FC8D62", "#8DA0CB", "#E78AC3", "#A6D854", "#FFD92F", "#E5C494", "#B3B3B3", 
          "#8DD3C7", "#FFFFB3", "#BEBADA", "#FB8072", "#80B1D3", "#FDB462", "#B3DE69", "#FCCDE5",
          "#D9D9D9", "#BC80BD", "#CCEBC5", "#FFED6F")


## code

targetmatvec=unlist(targetmat)+1
yrange=range(targetmatvec[targetmatvec>0]);
# yrange[1]=1; # set the minimum value to 1
for(i in 1:length(targetmat)){
  vali=targetmat[[i]]+1;
  if(i==1){
    plot(1:length(vali),vali,type='b',las=1,pch=20,main=paste('sgRNAs in',targetgene),ylab='Read counts',xlab='Samples',xlim=c(0.7,length(vali)+0.3),ylim = yrange,col=colors[(i %% length(colors))],xaxt='n',log='y')
    axis(1,at=1:length(vali),labels=(collabel),las=2)
    # lines(0:100,rep(1,101),col='black');
  }else{
    lines(1:length(vali),vali,type='b',pch=20,col=colors[(i %% length(colors))])
  }
}



dev.off()
Sweave("P5_02_day3_summary.Rnw");
library(tools);

texi2dvi("P5_02_day3_summary.tex",pdf=TRUE);
